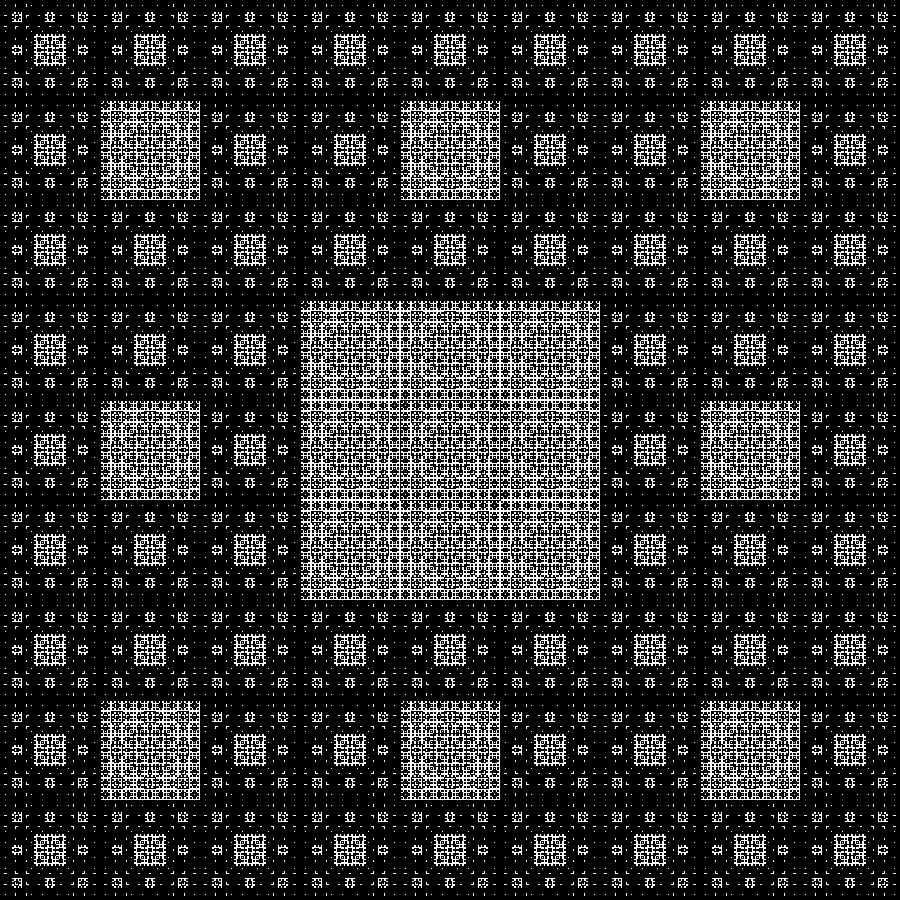
Frame 1 (no input)
Frame 60 (the mouse pressed at the canvas centre just before this capture): identical to frame 1, image omitted
Frame 120 (the mouse held since frame 60 and released just before this capture): identical to frame 1, image omitted

The Processing sketch that drew this single still picture (run headless with seeded random() and noise(); from frame 60 on, the mouse is pressed at the canvas centre):

// Processing sketch: Sierpinski_Inverse
// ── Sierpinski_Inverse.pde
// Sierpinski Carpet v3
int targetLevel = 6;
void setup() {
  size(900, 900);
  rectMode(CENTER);
  background(0);
}

void draw() {
  int level = 1;
  int lvl = 0;
  int size = 900;
  float blocks = 0;
  float row = 0;
  float divisions = 0;
  for (int k = 0; k < targetLevel; k++) {
    fill(255);
    lvl = level-1;
    rectMode(CENTER);
    blocks = pow(9, lvl);
    row = blocks/pow(3, lvl);
    divisions = row*2;
    for (float j = 1; j < divisions; j += 2) {
      for (float i = 1; i < divisions; i += 2) {
        rect(size/divisions*i, size/divisions*j, size/pow(3, lvl+1), size/pow(3, lvl+1));
      }
    }
    level++;
  }
}
